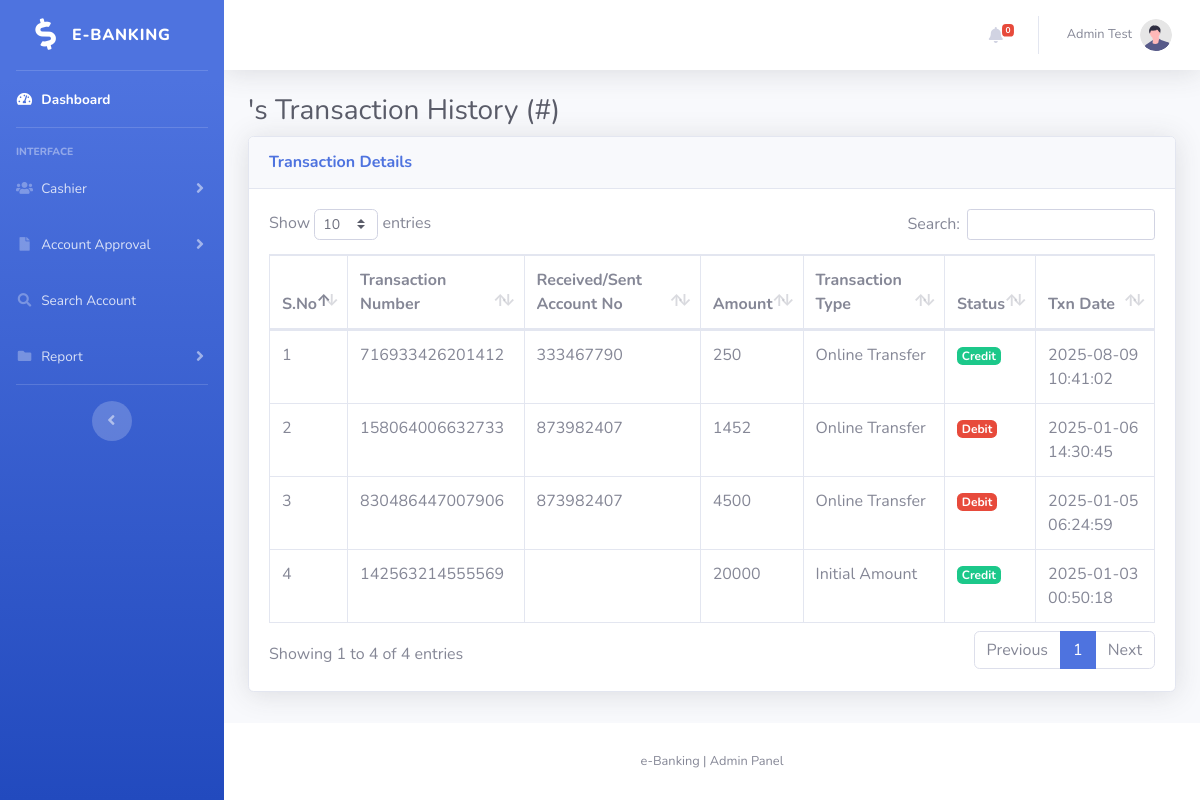
Page /bankms/admin/txn-history.php?userid=2 (signed in) on the committed database.
### tables this page shows
CREATE TABLE `tbltransaction` (
  `ID` int(11) NOT NULL,
  `txnNumber` bigint(15) DEFAULT NULL,
  `UserID` int(5) DEFAULT NULL,
  `AccountNumber` int(11) DEFAULT NULL,
  `Amount` decimal(10,0) DEFAULT NULL,
  `TransactionType` varchar(250) DEFAULT NULL,
  `Status` varchar(250) DEFAULT NULL,
  `TransactionDate` timestamp NULL DEFAULT current_timestamp(),
  `cashierId` int(11) DEFAULT NULL,
  `userIdRT` int(11) NOT NULL
);

CREATE TABLE `tblaccountdetails` (
  `ID` int(10) NOT NULL,
  `Userid` int(5) DEFAULT NULL,
  `AddressProof` varchar(250) DEFAULT NULL,
  `APIDNumber` varchar(250) DEFAULT NULL,
  `UAProof` varchar(250) DEFAULT NULL,
  `UPCard` varchar(250) DEFAULT NULL,
  `PANNum` varchar(250) DEFAULT NULL,
  `Address` varchar(250) DEFAULT NULL,
  `DOB` varchar(250) DEFAULT NULL,
  `TermandCond` int(1) DEFAULT NULL,
  `ApplyDate` timestamp NULL DEFAULT current_timestamp(),
  `AccountNumber` int(10) DEFAULT NULL,
  `AllottedUserid` varchar(250) DEFAULT NULL,
  `Initialamount` decimal(10,0) DEFAULT NULL,
  `Remarks` varchar(250) DEFAULT NULL,
  `Status` varchar(250) DEFAULT NULL,
  `AllottedDate` timestamp NULL DEFAULT NULL ON UPDATE current_timestamp()
);

### bankms/admin/txn-history.php (the view, shortened to what this page needs)
<?php session_start();
include('includes/dbconnection.php');
if (strlen($_SESSION['aid']==0)) {
  header('location:logout.php');
  } else{
  ?>
<!DOCTYPE html>
<html lang="en">
<head>
    <link href="../vendor/fontawesome-free/css/all.min.css" rel="stylesheet" type="text/css">
    <link href="../css/sb-admin-2.min.css" rel="stylesheet">
    <link href="../vendor/datatables/dataTables.bootstrap4.min.css" rel="stylesheet">
</head>
<body id="page-top">
    <div id="wrapper">
        <?php include_once('includes/sidebar.php');?>
        <div id="content-wrapper" class="d-flex flex-column">
            <div id="content">
              <?php include_once('includes/header.php');?>
                <div class="container-fluid">
                    <h1 class="h3 mb-2 text-gray-800"><?php echo $_GET['uname'];?>'s Transaction History (#<?php echo $_GET['anumber'];?>)</h1>
                    <div class="card shadow mb-4">
                        <div class="card-header py-3">
                            <h6 class="m-0 font-weight-bold text-primary">Transaction Details</h6>
                        </div>
                        <div class="card-body">
                            <div class="table-responsive">
                                <table class="table table-bordered" id="dataTable" width="100%" cellspacing="0">
                                    <thead>
                                        <tr>
                                            <th>S.No</th>
                                                    <th>Transaction Number</th>
                                                    <th>Received/Sent Account No</th>
                                                    <th>Amount</th>
                                                    <th>Transaction Type</th>
                                                    <th>Status</th>
                                                    <th>Txn Date</th>
                                        </tr>
                                    </thead>
                                    <tbody>
                                        <?php
                                        $uid=intval($_GET['userid']);
$query = $dbh -> prepare("SELECT tbltransaction.*, tblaccountdetails.AccountNumber AS BenAccountNumber from tbltransaction
left join tblaccountdetails on tblaccountdetails.Userid=tbltransaction.userIdRT
 where tbltransaction.UserID=:uid order by tbltransaction.id desc");
$query->bindParam(':uid',$uid,PDO::PARAM_STR);
$query->execute();
$results=$query->fetchAll(PDO::FETCH_OBJ);
$cnt=1;
if($query->rowCount() > 0)
{
foreach($results as $row)
{               ?>
                                                    <tr>
                                                    <td><?php echo htmlentities($cnt);?></td>
                                                    <td><?php  echo htmlentities($row->txnNumber);?></td>
                                                    <td>
<?php
    $rt = $row->userIdRT;
    $q2 = $dbh->prepare("SELECT AccountNumber FROM tblaccountdetails WHERE Userid = :rt");
    $q2->bindParam(':rt', $rt, PDO::PARAM_STR);
    $q2->execute();
    $benAcc = $q2->fetchColumn();
    echo htmlentities($benAcc);
?>
</td><td><?php  echo htmlentities($row->Amount);?></td>
                                                    <td><?php  echo htmlentities($row->TransactionType);?></td>
                                                    <td><?php  $tstatus=$row->Status;
                                                    if($tstatus=='C' || $tstatus=='I'): ?>
                                                        <span class="badge badge-success">Credit</span>
                                                        <?php elseif($tstatus=='D'): ?>
                                                        <span class="badge badge-danger">Debit</span>
                                                        <?php endif;?></td>
                                                    <td><?php  echo htmlentities($row->TransactionDate);?></td>
                                                </tr>
                                              <?php $cnt=$cnt+1;}} ?>
                                    </tbody>
                                </table>
                            </div>
                        </div>
                    </div>
                </div>
            </div>
          <?php include_once('includes/footer.php');?>
        </div>
    </div>
</body>
</html><?php }  ?>

### bankms/admin/includes/sidebar.php (shortened to what this page needs)
<ul class="navbar-nav bg-gradient-primary sidebar sidebar-dark accordion" id="accordionSidebar">
            <a class="sidebar-brand d-flex align-items-center justify-content-center" href="dashboard.php">
                <div class="sidebar-brand-icon rotate-n-15">
                    <i class="fa fa-dollar-sign"></i>
                </div>
                <div class="sidebar-brand-text mx-3">e-Banking </div>
            </a>
            <hr class="sidebar-divider my-0">
            <li class="nav-item active">
                <a class="nav-link" href="dashboard.php">
                    <i class="fas fa-fw fa-tachometer-alt"></i>
                    <span>Dashboard</span></a>
            </li>
            <hr class="sidebar-divider">
            <div class="sidebar-heading">
                Interface
            </div>
            <li class="nav-item">
                <a class="nav-link collapsed" href="#" data-toggle="collapse" data-target="#collapseTwo"
                    aria-expanded="true" aria-controls="collapseTwo">
                    <i class="fas fa-fw fa-users"></i>
                    <span>Cashier</span>
                </a>
            </li>
            <li class="nav-item">
                <a class="nav-link collapsed" href="#" data-toggle="collapse" data-target="#collapseUtilities"
                    aria-expanded="true" aria-controls="collapseUtilities">
                    <i class="fas fa-fw fa-file"></i>
                    <span>Account Approval</span>
                </a>
            </li>
         <li class="nav-item">
                <a class="nav-link" href="search.php">
                    <i class="fas fa-fw fa-search"></i>
                    <span>Search Account</span></a>
            </li>
            <li class="nav-item">
                <a class="nav-link collapsed" href="#" data-toggle="collapse" data-target="#collapsePages"
                    aria-expanded="true" aria-controls="collapsePages">
                    <i class="fas fa-fw fa-folder"></i>
                    <span>Report</span>
                </a>
            </li>
            <hr class="sidebar-divider d-none d-md-block">
            <div class="text-center d-none d-md-inline">
                <button class="rounded-circle border-0" id="sidebarToggle"></button>
            </div>
        </ul>

### bankms/admin/includes/header.php (shortened to what this page needs)
                <nav class="navbar navbar-expand navbar-light bg-white topbar mb-4 static-top shadow">
                    <ul class="navbar-nav ml-auto">
                                      <?php
$sql="SELECT tblaccountdetails.ApplyDate,tblaccountdetails.ID as afid,tblaccountdetails.Status,tbluser.ID as userid,tbluser.LastName,tbluser.FirstName,tbluser.MobileNumber,tbluser.Email from tblaccountdetails join tbluser on tbluser.ID=tblaccountdetails.Userid where tblaccountdetails.Status is null";
$query = $dbh -> prepare($sql);
$query->execute();
$requestno=$query->rowCount();
              ?>
                        <li class="nav-item dropdown no-arrow mx-1">
                            <a class="nav-link dropdown-toggle" href="#" id="alertsDropdown" role="button"
                                data-toggle="dropdown" aria-haspopup="true" aria-expanded="false">
                                <i class="fas fa-bell fa-fw"></i>
                                <span class="badge badge-danger badge-counter"><?php echo htmlentities($requestno);?></span>
                            </a>
                        </li>
                        <li class="nav-item dropdown no-arrow">
                            <a class="nav-link dropdown-toggle" href="#" id="userDropdown" role="button"
                                data-toggle="dropdown" aria-haspopup="true" aria-expanded="false">
<?php $adminid=$_SESSION['aid'];
$ret = $dbh -> prepare("SELECT * from  tbladmin where ID='$adminid'");
$ret->execute();
$resultss=$ret->fetchAll(PDO::FETCH_OBJ);
foreach($resultss as $rows)
{  ?>
<span class="mr-2 d-none d-lg-inline text-gray-600 small"><?php  echo $rows->AdminName;?></span>
<?php } ?>
                                <img class="img-profile rounded-circle"
                                    src="../img/undraw_profile.svg">
                            </a>
                        </li>
                    </ul>
                </nav>

### bankms/admin/includes/footer.php
<footer class="sticky-footer bg-white">
               <div class="container my-auto">
                   <div class="copyright text-center my-auto">
                       <span>e-Banking | Admin Panel</span>
                   </div>
               </div>
           </footer>

### rows in the picture
tbltransaction: txnNumber "716933426201412", tblaccountdetails.AccountNumber "333467790", Amount "250", TransactionType "Online Transfer", Status "Credit", TransactionDate "2025-08-09 10:41:02"
tbltransaction: txnNumber "158064006632733", tblaccountdetails.AccountNumber "873982407", Amount "1452", TransactionType "Online Transfer", Status "Debit", TransactionDate "2025-01-06 14:30:45"
tbltransaction: txnNumber "830486447007906", tblaccountdetails.AccountNumber "873982407", Amount "4500", TransactionType "Online Transfer", Status "Debit", TransactionDate "2025-01-05 06:24:59"
tbltransaction: txnNumber "142563214555569", Amount "20000", TransactionType "Initial Amount", Status "Credit", TransactionDate "2025-01-03 00:50:18"

### other values in the picture
$requestno "0"
$rows->AdminName "Admin Test"
